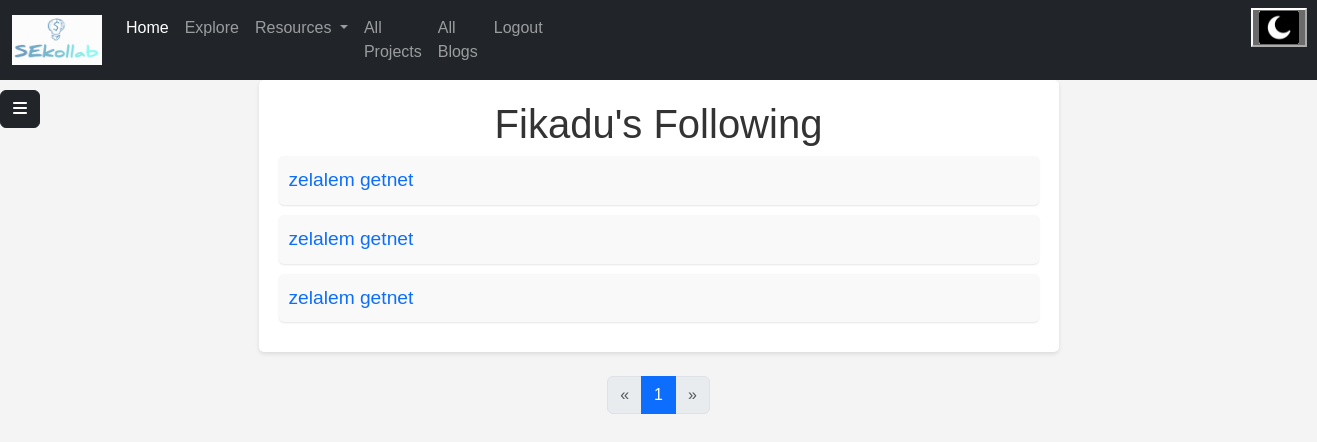
The app's page /otherfollowing/1 (signed in) with its own data.
### models.py (models this page shows)
class User(UserMixin, db.Model):
    __tablename__ = "users"
    id = Column(Integer, primary_key=True, autoincrement=True)
    email = Column(String(100), unique=True)
    username = Column(String)
    fname = Column(String(30), nullable=False)
    lname = Column(String(30), nullable=False)
    profile_photo = Column(String)
    about_me = Column(String, nullable=False)
    phone_number = Column(String(11), nullable=False)
    age = Column(String(11), nullable=False)
    status = Column(String, nullable=False)
    skills = Column(String, nullable=False)
    portfolio = Column(String)
    password = Column(String(100))
    date = Column(String, nullable=False, default=datetime.date.today().strftime("%B %d, %Y"))
    is_active = db.Column(db.Boolean, default=True)
    country = Column(String, nullable=False)
    City = Column(String, nullable=False)
    twitter = Column(String)
    github = Column(String)
    education_status = Column(String)
    employment_status=Column(String, nullable=False)
    blogs = relationship("Blog", back_populates="author")
    comments = relationship("Userscomment", back_populates="user")
    liked_blogs = relationship("Blog", secondary='liked_blogs', backref='liking_users')
    collabration = relationship("Collabration", back_populates="user")
    followers = relationship("Follower", foreign_keys="[Follower.user_id]",back_populates="followed_user")
    following = relationship("Follower", foreign_keys="[Follower.follower_id]", back_populates="follower")
    interests = relationship("Interest", back_populates="user")

class Follower(db.Model):
    __tablename__ = "followers"
    id = Column(Integer, primary_key=True, autoincrement=True)
    user_id = Column(Integer, ForeignKey('users.id', ondelete='CASCADE'), nullable=False)
    follower_id = Column(Integer, ForeignKey('users.id', ondelete='CASCADE'), nullable=False)
    followed_user = relationship("User", foreign_keys=[user_id], back_populates="followers")
    follower = relationship("User", foreign_keys=[follower_id], back_populates="following")

### main.py (the view)
@app.route("/otherfollowing/<int:id>", methods=["GET","POST"])
def otherfollowing(id):
    page = request.args.get("page", default=1, type=int)
    per_page = 10
    offset = (page - 1) * per_page
    user = User.query.get(current_user.id)
    following = Follower.query.filter_by(follower_id=id).offset(offset).limit(per_page).all()
    total_records = User.query.count()
    total_pages = (total_records // per_page) + (1 if total_records % per_page > 0 else 0)
    return render_template("otherfollowing.html", allfollowing=following, user=user, page=page, total_pages=total_pages)

### main.py (called while the page is built)
@login_manager.user_loader
def load_user(user_id):
    return User.query.get(int(user_id))

### templates/otherfollowing.html (shortened to what this page needs)
<!DOCTYPE html>
<html lang="en">
<head>
    <link href="https://cdn.jsdelivr.net/npm/bootstrap@5.3.3/dist/css/bootstrap.min.css" rel="stylesheet">
    <link rel="stylesheet" href="../static/css/myfollowing.css">
    <link rel="stylesheet" href="../static/css/sidebar.css">
</head>
<body>
{% include "navigationloggedin.html" %}
{% include "sidebar.html" %}
    <div class="container">
        <h1>{{ user.fname }}'s Following</h1>
        <div class="followers">
            {% if allfollowing %}
            {% for f in allfollowing %}
            <div class="follower">
               <a href="{{ url_for('profile',id=f.follower.id) }}"><p>{{ f.follower.fname }} {{ f.follower.lname }}</p></a>
            </div>
            {% endfor %}
            {% endif %}
        </div>
    </div>
<nav class="my-4" aria-label="...">
  <ul class="pagination justify-content-center">
    <li class="page-item {{ 'disabled' if page <= 1 else '' }}">
      <a class="page-link" href="{{ url_for('myfollowing', page=page-1) }}" tabindex="-1" aria-disabled="{{ 'true' if page <= 1 else 'false' }}">&laquo;</a>
    </li>
    {% for p in range(1, total_pages + 1) %}
      <li class="page-item {{ 'active' if p == page else '' }}">
        <a class="page-link" href="{{ url_for('myfollowing', page=p) }}">{{ p }}</a>
      </li>
    {% endfor %}
    <li class="page-item {{ 'disabled' if page >= total_pages else '' }}">
      <a class="page-link" href="{{ url_for('myfollowing', page=page+1) }}">&raquo;</a>
    </li>
  </ul>
</nav>
</body>
</html>

### static/css/myfollowing.css (style rules this page uses)
body { font-family: Arial, sans-serif; background-color: #f4f4f4; margin: 0; }
.container { max-width: 800px; margin: 0 auto; background-color: #fff; padding: 20px; border-radius: 5px; box-shadow: 0 2px 4px rgba(0, 0, 0, 0.1); }
h1 { text-align: center; color: #333; }
.follower { display: flex; align-items: center; justify-content: space-between; margin-bottom: 10px; padding: 10px; background-color: #f9f9f9; border-radius: 5px; box-shadow: 0 1px 2px rgba(0, 0, 0, 0.1); }
.follower p { margin: 0; font-size: 1.2em; }
a { text-decoration: none; }

### static/css/sidebar.css (style rules this page uses)
a { text-decoration: none; }
li { color: black; }

### records on screen
User: fname "Fikadu"
Follower: follower.fname "zelalem", follower.lname "getnet"
Follower: follower.fname "zelalem", follower.lname "getnet"
Follower: follower.fname "zelalem", follower.lname "getnet"

### other values on screen
{{ p }} "1"
